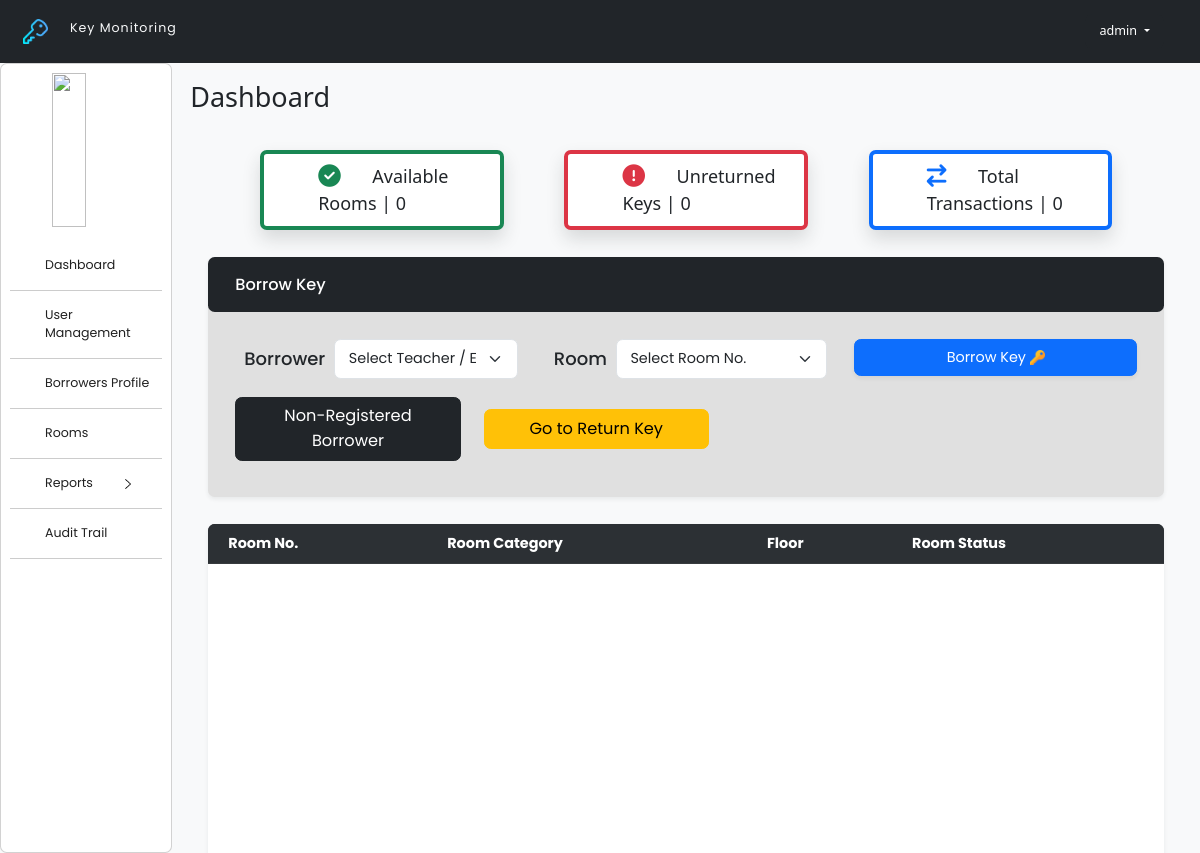
Before: /main.php (signed in) with the older database file.
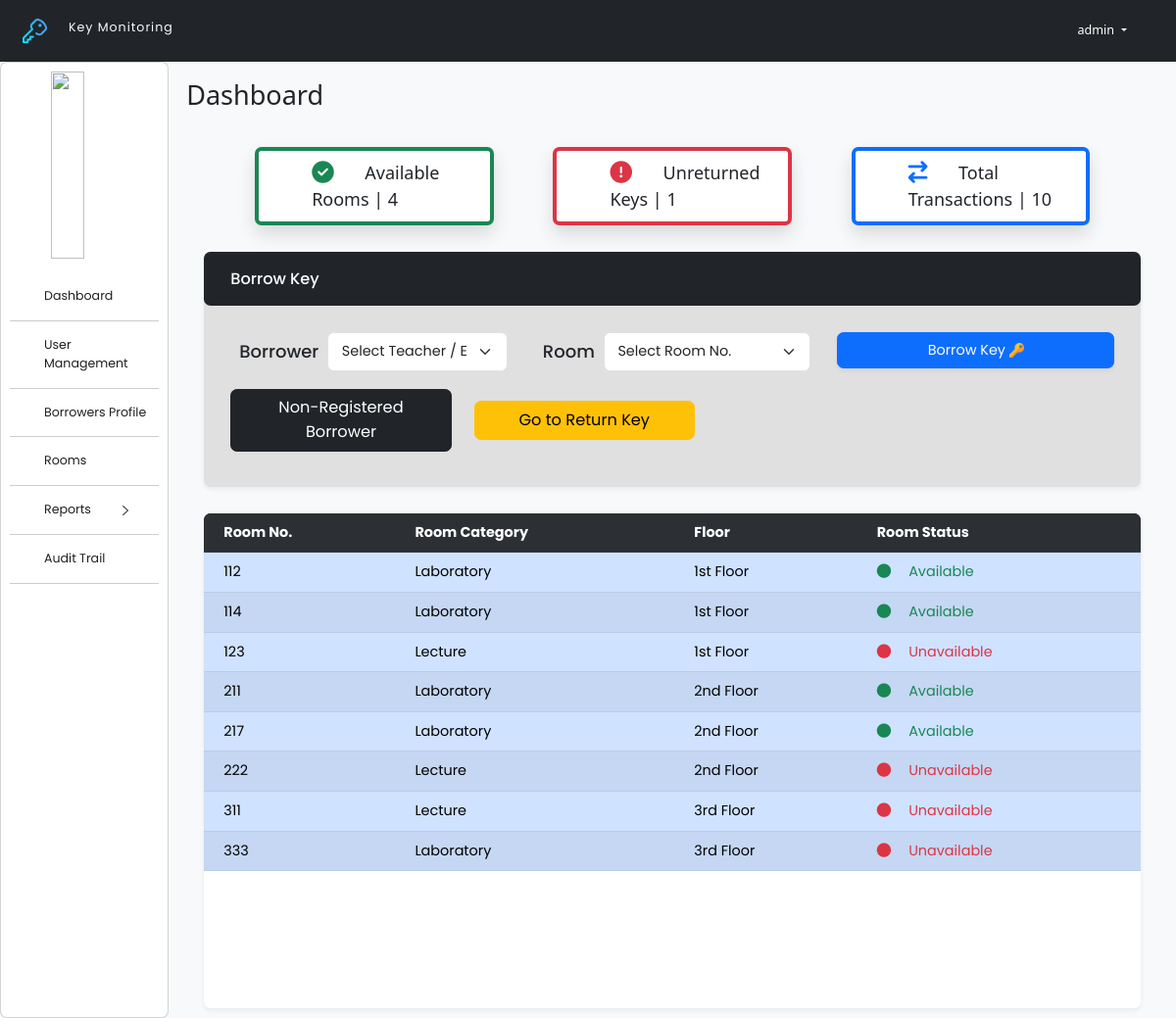
After: the same page with the newer database file.
### tables this page shows
CREATE TABLE `room_tbl` (
  `room_no` varchar(45) NOT NULL,
  `room_category` varchar(45) NOT NULL,
  `floor` varchar(20) NOT NULL,
  `room_status` varchar(35) NOT NULL
);

### dashboard/dashboard.php (shortened to what this page needs)
<div class="main-dashboard h-100 w-100 bg-light mt-4 p-2 overflow-y-auto">
    <?php
        $ar = "SELECT * FROM room_tbl WHERE room_status = 'Available'";
        $uk = "SELECT * FROM transaction_tbl WHERE transaction_status = 'borrowed'";
        $tt = "SELECT * FROM transaction_tbl";
        $arRes = mysqli_num_rows(mysqli_query($conn, $ar));
        $ukRes = mysqli_num_rows(mysqli_query($conn, $uk));
        $ttRes = mysqli_num_rows(mysqli_query($conn, $tt));
    ?>
    <div class="cards w-100 d-flex justify-content-evenly">
        <div class="shadow rounded border border-4 border-success w-25 ps-5 py-2 bg-white"><i class="fa fa-check-circle fa-lg text-success me-4"></i> Available Rooms | <?php echo $arRes; ?></div>
        <div class="shadow rounded border border-4 border-danger w-25 ps-5 py-2 bg-white"><i class="fa fa-exclamation-circle fa-lg text-danger me-4"></i> Unreturned Keys | <?php echo $ukRes; ?></div>
        <div class="shadow rounded border border-4 border-primary w-25 ps-5 py-2 bg-white"><i class="fa-solid fa-lg fa-arrow-right-arrow-left text-primary me-4"></i> Total Transactions | <?php echo $ttRes; ?></div>
    </div>
    <div class="transaction w-100 h-75 rounded mt-3 p-2">
        <div class="borrowform rounded shadow-sm w-100" style="font-family: 'Poppins'; background-color:  #e0e0e0;" id="registeredTransaction">
            <h6 class="bg-dark rounded ps-4 py-3" style="font-size: 0.9em; color: white;">Borrow Key</h6>
            <form class="px-4 py-3" method="post">
                    <div class="borrowform row">
                        <div class="col d-flex">
                            <h6 class="m-2">Borrower</h6>
                            <select name="borrowerNo" class="form-select" aria-label="Default select example">
                                <option value="false" selected>Select Teacher / Employee No.</option>
                            </select>
                        </div>
                        <div class="col d-flex">
                            <h6 class="m-2">Room</h6>
                            <select name="roomNo" class="form-select" aria-label="Default select example">
                                <option value="false" selected>Select Room No.</option>
                            </select>
                        </div>
                        <div class="col">
                            <button type="submit" name="borrowSubmit" class="btn btn-primary shadow-sm w-100">Borrow Key <img src="assets/images/key3.png" width="15" height='15'></button>
                        </div>
                    </div>
                    <a class="btn btn-dark w-25 my-3" style="font-size: 0.9rem;" data-bs-toggle="collapse" href="#nonRegTransaction" role="button" aria-expanded="false" aria-controls="nonRegTransaction">Non-Registered Borrower</a>
                    <a href="dashboard/returnkey.php" class="btn btn-warning w-25 mx-3" style="font-size: 0.9rem;">Go to Return Key</a>
            </form>
        </div>
    <div class="room_table h-75 w-100 mx-auto bg-white rounded shadow-sm mt-4 overflow-scroll">
        <table class="table rounded table-primary table-striped">
            <tr class="table-dark position-sticky top-0">
                <th>Room No.</th>
                <th>Room Category</th>
                <th>Floor</th>
                <th>Room Status</th>
            </tr>
                <?php
                    require('connection.php');
                    $sqlroom = "SELECT * FROM room_tbl ORDER BY room_no";
                    $result = mysqli_query($conn, $sqlroom);
                    while($res = mysqli_fetch_assoc($result)) {
                        echo "<tr><td>" . $res['room_no'] . "</td>";
                        echo "<td>" . $res['room_category'] . "</td>";
                        echo "<td>" . $res['floor'] . " Floor </td>";
                        if($res['room_status'] == 'Available') {
                            echo "<td class='text-success'><i class='fa-solid fa-circle me-3'></i>" . $res['room_status'] . "</td></tr>";
                        } else {
                            echo "<td class='text-danger'><i class='fa-solid fa-circle me-3'></i>" . $res['room_status'] . "</td></tr>";
                        }
                    }
                ?>
        </table>
    </div>
    </div>
</div>

Changed rows visible on the page:
added room_tbl: room_no "112", room_category "Laboratory", floor "1st", room_status "Available"
added room_tbl: room_no "114", room_category "Laboratory", floor "1st", room_status "Available"
added room_tbl: room_no "123", room_category "Lecture", floor "1st", room_status "Unavailable"
added room_tbl: room_no "211", room_category "Laboratory", floor "2nd", room_status "Available"
added room_tbl: room_no "217", room_category "Laboratory", floor "2nd", room_status "Available"
added room_tbl: room_no "222", room_category "Lecture", floor "2nd", room_status "Unavailable"
added room_tbl: room_no "311", room_category "Lecture", floor "3rd", room_status "Unavailable"
added room_tbl: room_no "333", room_category "Laboratory", floor "3rd", room_status "Unavailable"
Other visible differences:
$arRes: "0" → "4"
$ukRes: "0" → "1"
$ttRes: "0" → "10"
